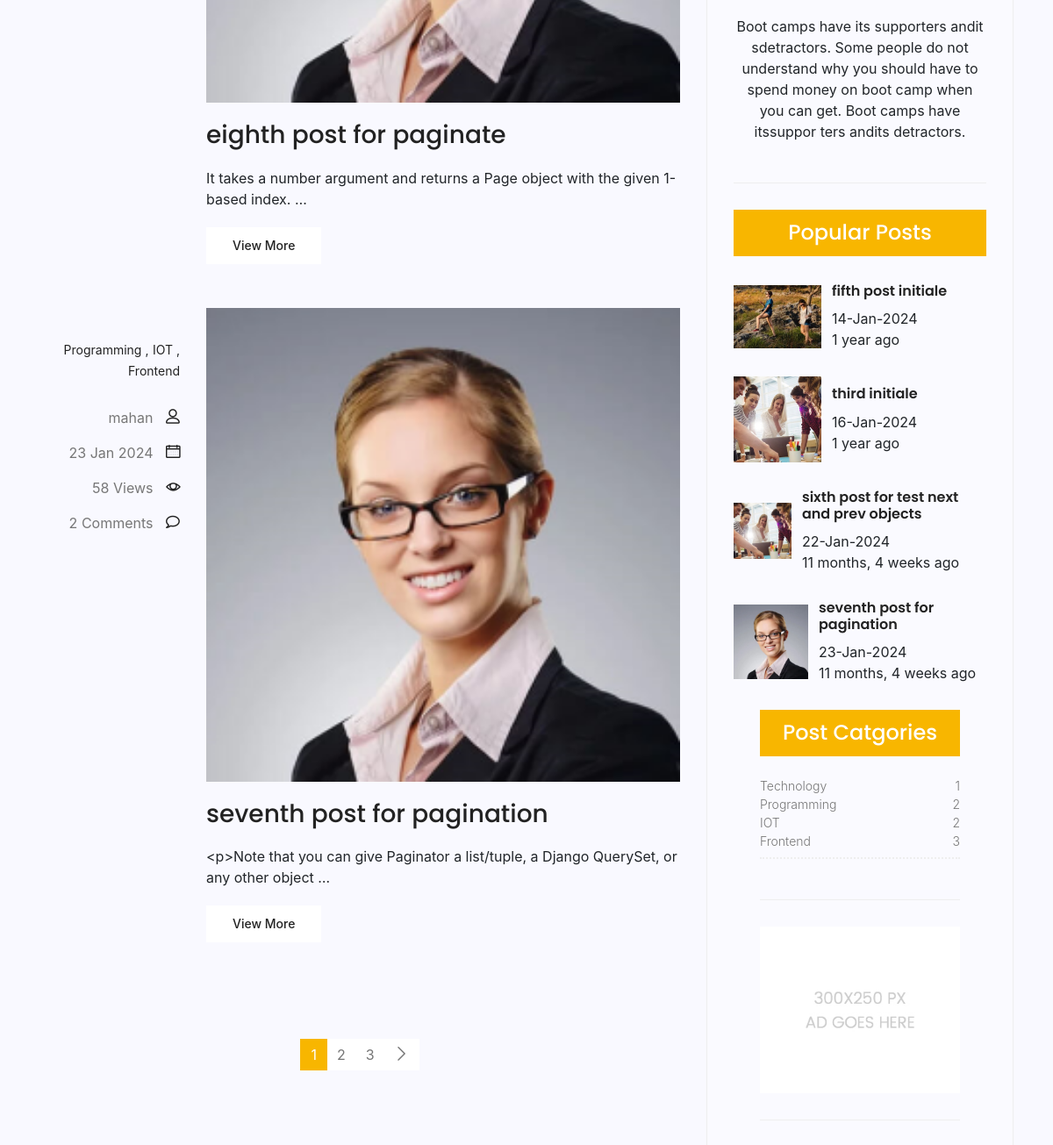
The page /blog_app/ (middle part) on the database as committed earlier.
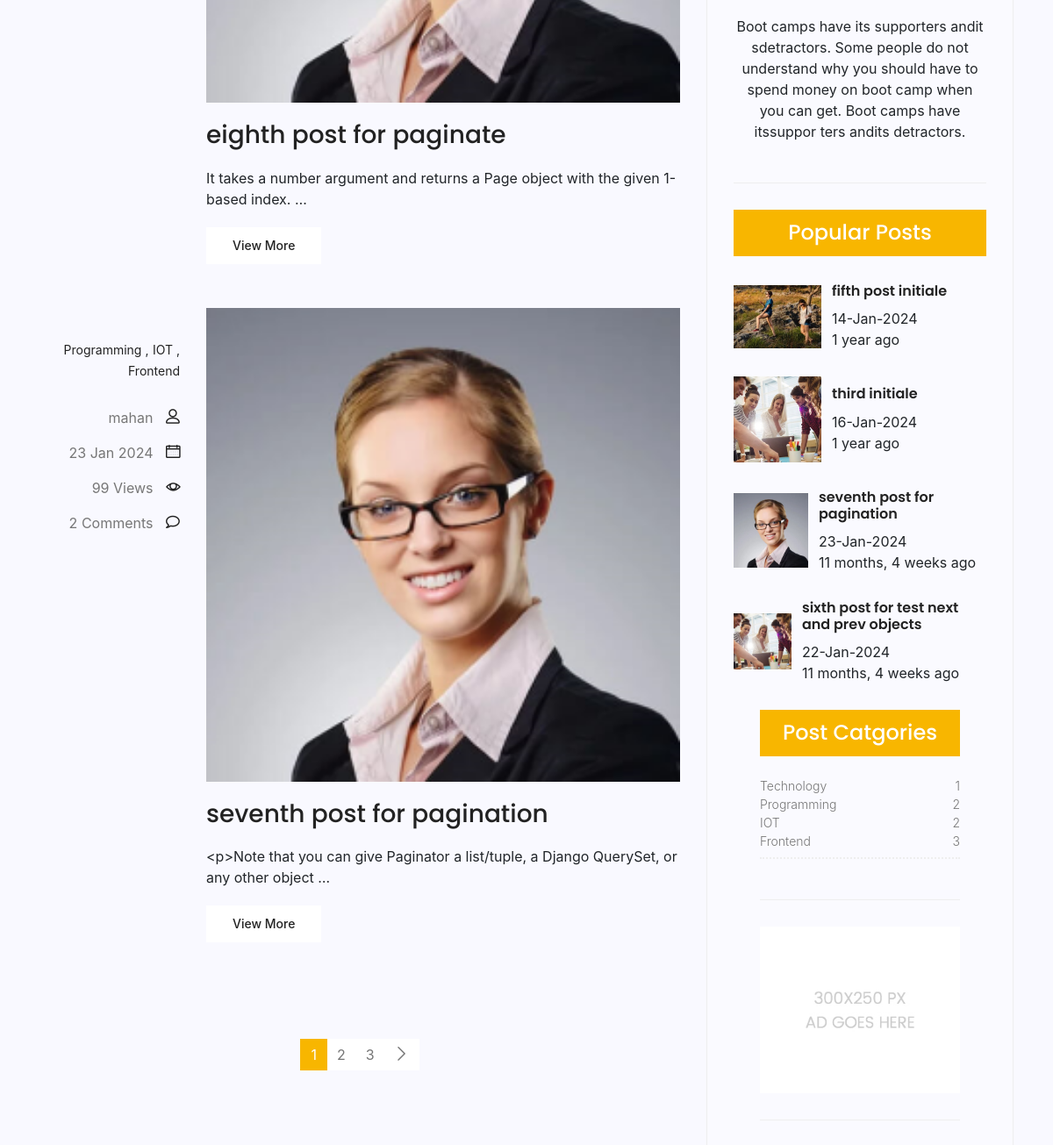
The same page on the database as committed later.
### blog_app/models.py (models this page shows, shortened)
class Post(models.Model):
    image = models.ImageField(upload_to='app_image/', default='default.png')
    author = models.ForeignKey(User, on_delete=models.SET_NULL, null=True)
    title = models.CharField(max_length=100)
    content = models.TextField()
    tags = TaggableManager()
    counted_views = models.PositiveIntegerField(default=0)
    status = models.BooleanField(default=False)
    login_needed = models.BooleanField(default=False)
    published_date = models.DateTimeField(null=True)
    created_date = models.DateTimeField(auto_now_add=True)
    updated_date = models.DateTimeField(auto_now=True)
    category_list = models.ManyToManyField(Category)
    class Meta:
        ordering = ['-created_date']
        verbose_name = 'پست'
        verbose_name_plural = 'پست ها'
    def __str__(self):
        return self.title

class Category(models.Model):
    name = models.CharField(max_length=30)
    def __str__(self):
        return self.name

### blog_app/views.py (the view)
# urls.py: path('', home_view, name='home_blog'),
def home_view(request, **kwargs):
    filter_post = Post.objects.filter(published_date__lt=timezone.now(), status=1)
    if kwargs.get('cat_name') != None:
        filter_post = filter_post.filter(category_list__name=kwargs['cat_name'])
    if kwargs.get('author_username') != None:
        filter_post = filter_post.filter(author__username=kwargs['author_username'])
    if kwargs.get('tag_name') != None:
        filter_post = filter_post.filter(tags__name__in=[kwargs['tag_name']])
    page_init = Paginator(filter_post, 2)  # creating a paginator object, Show  ... posts per page
    page_number = request.GET.get('page')
    try:
        filter_post = page_init.get_page(page_number)
        print(filter_post.object_list)
    except PageNotAnInteger:
        filter_post = page_init.page(1)
    except EmptyPage:
        filter_post = page_init.page(page_init.num_pages)
    context = {'filter_post': filter_post}
    return render(request, 'blog_items/blog-home.html', context)

### blog_app/templatetags/blog_tags.py (called while the page is built)
@register.simple_tag(name='comments_count')
def show_comments_count(pid):
    return Comment.objects.filter(intended_post=pid, approved=True).count()

@register.inclusion_tag('blog_items/blog-latest-post.html')
def most_visited_posts(arg=3):
    post_obj = Post.objects.filter(published_date__lt=timezone.now(), status=1).order_by('-counted_views')[:arg]
    return {'post_obj': post_obj}

@register.inclusion_tag('blog_items/blog-post-categories.html')
def cat_of_posts():
    post_obj = Post.objects.filter(published_date__lt=timezone.now(), status=1)
    category_obj = Category.objects.all()
    cat_dict = {}
    for cat_name in category_obj:
        cat_dict[cat_name] = post_obj.filter(category_list=cat_name).count()
    return {'cat_dict': cat_dict}

### templates/blog_items/blog-home.html (shortened to what this page needs)
{% extends 'base.html' %}
{% block content %}
{% load static %}
{% load blog_tags %}
          <section class="post-content-area">
             <div class="container">
                <div class="row">
                   <div class="col-lg-8 posts-list">
                      {% for item in filter_post %}
                      <div class="single-post row">
                         <div class="col-lg-3  col-md-3 meta-details">
                            <ul class="tags">
                               {% for cat in item.category_list.all %}
                               <li><a href="{% url 'blog_show:category_blog' cat_name=cat.name %}">{{cat.name}}</a> {% if not forloop.last %} , {% endif %}</li>
                               {% endfor%}
                            </ul>
                            <div class="user-details row">
                               <p class="user-name col-lg-12 col-md-12 col-6"><a href="{% url 'blog_show:author_pubs' author_username=item.author.username %}">{{item.author}}</a> <span class="lnr lnr-user"></span></p>
                               <p class="date col-lg-12 col-md-12 col-6"><a>{{item.published_date|date:"d M Y"}}</a> <span class="lnr lnr-calendar-full"></span></p>
                               <p class="view col-lg-12 col-md-12 col-6"><a href="#">{{item.counted_views}} Views</a> <span class="lnr lnr-eye"></span></p>
                               <p class="comments col-lg-12 col-md-12 col-6"><a href="#">{% comments_count item.id %} Comments</a> <span class="lnr lnr-bubble"></span></p>
                            </div>
                         </div>
                         <div class="col-lg-9 col-md-9 ">
                            <div class="feature-img">
                               <img class="img-fluid" src=" {{item.image.url}}" alt="">
                            </div>
                            <a class="posts-title" href="{% url 'blog_show:single_blog' pid=item.id %}"><h3>{{item.title}}</h3></a>
                            <p class="excert">
                               {{item.content|truncatewords:15}}
                            </p>
                            <a href="{% url 'blog_show:single_blog' pid=item.id %}" class="primary-btn">View More</a>
                         </div>
                      </div>
                      {% endfor %}
                           <nav class="blog-pagination justify-content-center d-flex">
                               <ul class="pagination">
                               {% for i in filter_post.paginator.page_range %}
                                   {% if filter_post.number == i %}
                                            <li class="page-item active"><a href="?page={{i}}" class="page-link">{{i}}</a></li>
                                   {% else %}
                                            <li class="page-item"><a href="?page={{i}}" class="page-link">{{i}}</a></li>
                                   {% endif %}
                               {% endfor %}
                                   {% if filter_post.has_next %}
                                   <li class="page-item">
                                       <a href="?page={{filter_post.next_page_number }}" class="page-link" aria-label="Next">
                                           <span aria-hidden="true">
                                               <span class="lnr lnr-chevron-right">{{item.title}}</span>
                                           </span>
                                       </a>
                                   </li>
                              {% endif %}
                               </ul>
                           </nav>
                   </div>
                   <div class="col-lg-4 sidebar-widgets">
                      <div class="widget-wrap">
                            {% include 'blog_items/blog-writer.html' %}
                            {% most_visited_posts 4 %}
                            {% cat_of_posts %}
                         <div class="single-sidebar-widget ads-widget">
                            <a href="#"><img class="img-fluid" src=" {% static 'img/blog/ads-banner.jpg' %}" alt=""></a>
                         </div>
                      </div>
                   </div>
                </div>
             </div>
          </section>
{% endblock %}

### templates/base.html (shortened to what this page needs)
{% load static %}
<!DOCTYPE html>
	<html lang="zxx" class="no-js">
	<head>
			<link rel="stylesheet" href="{% static 'css/linearicons.css' %}">
			<link rel="stylesheet" href="{% static 'css/font-awesome.min.css' %}">
			<link rel="stylesheet" href="{% static 'css/bootstrap.css' %}">
			<link rel="stylesheet" href="{% static 'css/magnific-popup.css' %}">
			<link rel="stylesheet" href="{% static 'css/jquery-ui.css' %}">
			<link rel="stylesheet" href="{% static 'css/nice-select.css' %}">
			<link rel="stylesheet" href="{% static 'css/animate.min.css' %}">
			<link rel="stylesheet" href="{% static 'css/owl.carousel.css' %}">
			<link rel="stylesheet" href="{% static 'css/main.css' %}">
		</head>
		<body>
      <link rel="stylesheet" href="https://stackpath.bootstrapcdn.com/bootstrap/4.5.0/css/bootstrap.min.css">
    </head>
    <body>
            {% block content %}{% endblock %}
		</body>
	</html>

### templates/blog_items/blog-writer.html (shortened to what this page needs)
{% load static %}
						<div class="single-sidebar-widget user-info-widget">
									<p>
										Boot camps have its supporters andit sdetractors. Some people do not understand why you should have to spend money on boot camp when you can get. Boot camps have itssuppor ters andits detractors.
									</p>
								</div>

### templates/blog_items/blog-latest-post.html
{% load humanize %}
{% load static %}
<div class="single-sidebar-widget popular-post-widget">
									<h4 class="popular-title">Popular Posts</h4>
                                    {% for obj in post_obj %}
									<div class="popular-post-list">
										<div class="single-post-list d-flex flex-row align-items-center">
											<div class="thumb">
												<img class="img-fluid" src=" {{obj.image.url}}" alt="">
											</div>
											<div class="details">
												<a href="{% url 'blog_show:single_blog' pid=obj.id %}"><h6>{{obj.title}}</h6></a>
												<p>{{obj.published_date|date:"d-M-Y"}}</p>
												<p>{{obj.published_date|naturaltime}}</p>
											</div>
										</div>
									{% endfor %}
									</div>
								</div>

### templates/blog_items/blog-post-categories.html
{% load blog_tags %}
                               <div class="single-sidebar-widget post-category-widget">
									<h4 class="category-title">Post Catgories</h4>
									<ul class="cat-list">
										<li>
											{% for key,value in cat_dict.items %}
											<a href="{% url 'blog_show:category_blog' cat_name=key %}" class="d-flex justify-content-between">
												<p>{{key}}</p>
												<p>{{value}}</p>
											{% endfor %}
											</a>
										</li>
									</ul>
								</div>

Rows that differ between the two databases and show on the page:
changed Post "seventh post for pagination": counted_views "58" → "99"; moves up the list
